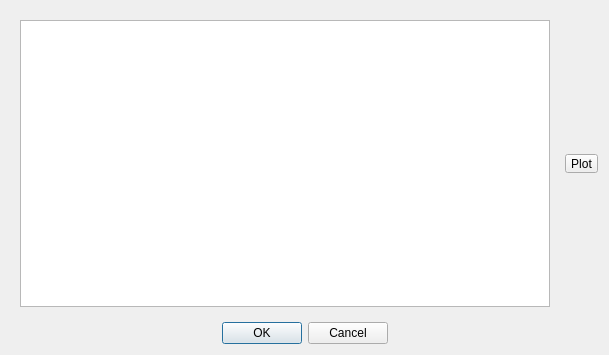
<?xml version="1.0" encoding="UTF-8"?>
<ui version="4.0">
 <class>SCP_Widget</class>
 <widget class="QDialog" name="SCP_Widget">
  <property name="geometry">
   <rect>
    <x>0</x>
    <y>0</y>
    <width>609</width>
    <height>355</height>
   </rect>
  </property>
  <property name="windowTitle">
   <string>Semi-Automatic Classification Plugin</string>
  </property>
  <property name="windowIcon">
   <iconset resource="resources.qrc">
    <normaloff>:/plugins/semiautomaticclassificationplugin/icons/semiautomaticclassificationplugin.svg</normaloff>:/plugins/semiautomaticclassificationplugin/icons/semiautomaticclassificationplugin.svg</iconset>
  </property>
  <layout class="QGridLayout" name="gridLayout_2">
   <item row="0" column="0">
    <layout class="QGridLayout" name="gridLayout">
     <item row="0" column="0">
      <layout class="QGridLayout" name="gridLayout_3">
       <item row="0" column="0">
        <widget class="QWidget" name="main_widget" native="true">
         <layout class="QGridLayout" name="gridLayout_5">
          <item row="0" column="0">
           <widget class="QListWidget" name="listWidget"/>
          </item>
         </layout>
        </widget>
       </item>
       <item row="0" column="1">
        <widget class="QToolButton" name="select_all_toolButton">
         <property name="toolTip">
          <string>&lt;html&gt;&lt;head/&gt;&lt;body&gt;&lt;p&gt;Select all&lt;/p&gt;&lt;/body&gt;&lt;/html&gt;</string>
         </property>
         <property name="styleSheet">
          <string notr="true">margin: 0px;padding: 0px;</string>
         </property>
         <property name="text">
          <string>Plot</string>
         </property>
         <property name="icon">
          <iconset resource="resources.qrc">
           <normaloff>:/plugins/semiautomaticclassificationplugin/icons/semiautomaticclassificationplugin_select_all.svg</normaloff>:/plugins/semiautomaticclassificationplugin/icons/semiautomaticclassificationplugin_select_all.svg</iconset>
         </property>
         <property name="iconSize">
          <size>
           <width>22</width>
           <height>22</height>
          </size>
         </property>
        </widget>
       </item>
      </layout>
     </item>
     <item row="1" column="0">
      <widget class="QDialogButtonBox" name="buttonBox">
       <property name="orientation">
        <enum>Qt::Horizontal</enum>
       </property>
       <property name="standardButtons">
        <set>QDialogButtonBox::Cancel|QDialogButtonBox::Ok</set>
       </property>
       <property name="centerButtons">
        <bool>true</bool>
       </property>
      </widget>
     </item>
    </layout>
   </item>
  </layout>
 </widget>
 <resources>
  <include location="resources.qrc"/>
 </resources>
 <connections>
  <connection>
   <sender>buttonBox</sender>
   <signal>accepted()</signal>
   <receiver>SCP_Widget</receiver>
   <slot>accept()</slot>
   <hints>
    <hint type="sourcelabel">
     <x>248</x>
     <y>254</y>
    </hint>
    <hint type="destinationlabel">
     <x>157</x>
     <y>274</y>
    </hint>
   </hints>
  </connection>
  <connection>
   <sender>buttonBox</sender>
   <signal>rejected()</signal>
   <receiver>SCP_Widget</receiver>
   <slot>reject()</slot>
   <hints>
    <hint type="sourcelabel">
     <x>316</x>
     <y>260</y>
    </hint>
    <hint type="destinationlabel">
     <x>286</x>
     <y>274</y>
    </hint>
   </hints>
  </connection>
 </connections>
</ui>
